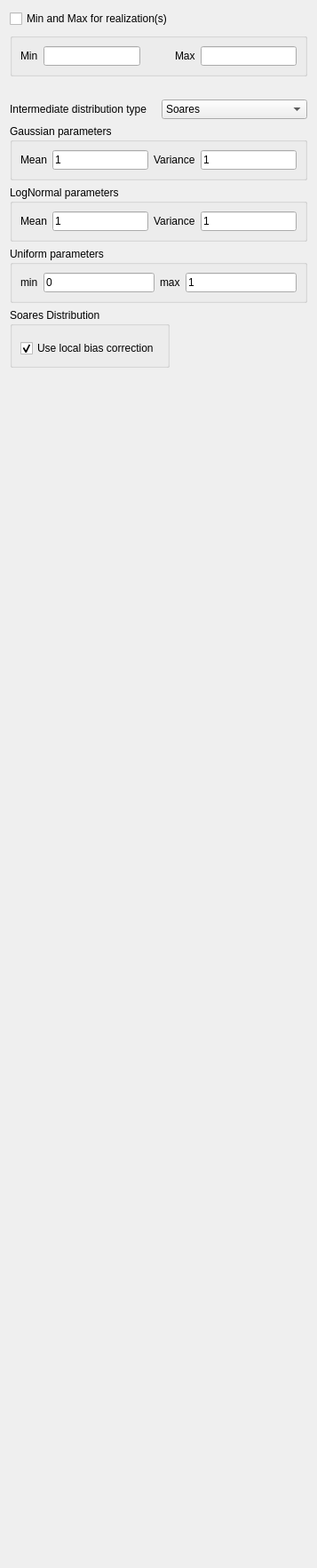
     <widget class="QWidget" name="tab4">
      <attribute name="title">
       <string>Distribution</string>
      </attribute>
      <layout class="QVBoxLayout">
       <item>
        <widget class="QCheckBox" name="Set_Realization_Min_Max">
         <property name="text">
          <string>Min and Max for realization(s)</string>
         </property>
        </widget>
       </item>
       <item>
        <widget class="GsTLGroupBox" name="RealMinMaxBox">
         <property name="title">
          <string/>
         </property>
         <property name="keyword" stdset="0">
          <string>Set_Realization_Min_Max</string>
         </property>
         <property name="displayed" stdset="0">
          <bool>false</bool>
         </property>
         <layout class="QVBoxLayout">
          <item>
           <layout class="QHBoxLayout">
            <item>
             <widget class="QLabel" name="TextLabel2_2_2_2_3_2">
              <property name="text">
               <string>Min</string>
              </property>
              <property name="wordWrap">
               <bool>false</bool>
              </property>
             </widget>
            </item>
            <item>
             <widget class="QLineEdit" name="Realization_Min">
              <property name="text">
               <string/>
              </property>
             </widget>
            </item>
            <item>
             <spacer name="spacer3_2">
              <property name="orientation">
               <enum>Qt::Horizontal</enum>
              </property>
              <property name="sizeType">
               <enum>QSizePolicy::Minimum</enum>
              </property>
              <property name="sizeHint" stdset="0">
               <size>
                <width>33</width>
                <height>20</height>
               </size>
              </property>
             </spacer>
            </item>
            <item>
             <widget class="QLabel" name="TextLabel2_2_2_2_3_2_2_2_2">
              <property name="text">
               <string>Max</string>
              </property>
              <property name="wordWrap">
               <bool>false</bool>
              </property>
             </widget>
            </item>
            <item>
             <widget class="QLineEdit" name="Realization_Max">
              <property name="text">
               <string/>
              </property>
             </widget>
            </item>
           </layout>
          </item>
         </layout>
        </widget>
       </item>
       <item>
        <spacer name="spacer17_2">
         <property name="orientation">
          <enum>Qt::Vertical</enum>
         </property>
         <property name="sizeType">
          <enum>QSizePolicy::Fixed</enum>
         </property>
         <property name="sizeHint" stdset="0">
          <size>
           <width>20</width>
           <height>20</height>
          </size>
         </property>
        </spacer>
       </item>
       <item>
        <layout class="QHBoxLayout">
         <item>
          <widget class="QLabel" name="TextLabel2_2_2_2_5_2">
           <property name="text">
            <string>Intermediate distribution type</string>
           </property>
           <property name="wordWrap">
            <bool>false</bool>
           </property>
          </widget>
         </item>
         <item>
          <widget class="QComboBox" name="cdf_type">
           <item>
            <property name="text">
             <string>Soares</string>
            </property>
           </item>
           <item>
            <property name="text">
             <string>LogNormal</string>
            </property>
           </item>
           <item>
            <property name="text">
             <string>Gaussian</string>
            </property>
           </item>
           <item>
            <property name="text">
             <string>Uniform</string>
            </property>
           </item>
          </widget>
         </item>
        </layout>
       </item>
       <item>
        <widget class="GsTLGroupBox" name="GaussianBox">
         <property name="title">
          <string>Gaussian parameters</string>
         </property>
         <property name="keyword" stdset="0">
          <string>Gaussian</string>
         </property>
         <property name="displayed" stdset="0">
          <bool>false</bool>
         </property>
         <layout class="QGridLayout">
          <item row="0" column="0">
           <widget class="QLabel" name="textLabel3_3_3_2">
            <property name="text">
             <string>Mean</string>
            </property>
            <property name="wordWrap">
             <bool>false</bool>
            </property>
           </widget>
          </item>
          <item row="0" column="1">
           <widget class="QLineEdit" name="Gaussian_mean">
            <property name="text">
             <string>1</string>
            </property>
           </widget>
          </item>
          <item row="0" column="2">
           <widget class="QLabel" name="textLabel4_3_3_2">
            <property name="text">
             <string>Variance</string>
            </property>
            <property name="wordWrap">
             <bool>false</bool>
            </property>
           </widget>
          </item>
          <item row="0" column="3">
           <widget class="QLineEdit" name="Gaussian_variance">
            <property name="text">
             <string>1</string>
            </property>
           </widget>
          </item>
         </layout>
        </widget>
       </item>
       <item>
        <widget class="GsTLGroupBox" name="logNormalBox">
         <property name="title">
          <string>LogNormal parameters</string>
         </property>
         <property name="keyword" stdset="0">
          <string>LogNormal</string>
         </property>
         <property name="displayed" stdset="0">
          <bool>false</bool>
         </property>
         <layout class="QGridLayout">
          <item row="0" column="0">
           <widget class="QLabel" name="textLabel3_3">
            <property name="text">
             <string>Mean</string>
            </property>
            <property name="wordWrap">
             <bool>false</bool>
            </property>
           </widget>
          </item>
          <item row="0" column="1">
           <widget class="QLineEdit" name="LN_mean">
            <property name="text">
             <string>1</string>
            </property>
           </widget>
          </item>
          <item row="0" column="2">
           <widget class="QLabel" name="textLabel4_3">
            <property name="text">
             <string>Variance</string>
            </property>
            <property name="wordWrap">
             <bool>false</bool>
            </property>
           </widget>
          </item>
          <item row="0" column="3">
           <widget class="QLineEdit" name="LN_variance">
            <property name="text">
             <string>1</string>
            </property>
           </widget>
          </item>
         </layout>
        </widget>
       </item>
       <item>
        <widget class="GsTLGroupBox" name="UniformBox">
         <property name="title">
          <string>Uniform parameters</string>
         </property>
         <property name="keyword" stdset="0">
          <string>Uniform</string>
         </property>
         <property name="displayed" stdset="0">
          <bool>false</bool>
         </property>
         <layout class="QGridLayout">
          <item row="0" column="0">
           <widget class="QLabel" name="textLabel3_3_2">
            <property name="text">
             <string>min</string>
            </property>
            <property name="wordWrap">
             <bool>false</bool>
            </property>
           </widget>
          </item>
          <item row="0" column="1">
           <widget class="QLineEdit" name="U_min">
            <property name="text">
             <string>0</string>
            </property>
           </widget>
          </item>
          <item row="0" column="2">
           <widget class="QLabel" name="textLabel4_3_2">
            <property name="text">
             <string>max</string>
            </property>
            <property name="wordWrap">
             <bool>false</bool>
            </property>
           </widget>
          </item>
          <item row="0" column="3">
           <widget class="QLineEdit" name="U_max">
            <property name="text">
             <string>1</string>
            </property>
           </widget>
          </item>
         </layout>
        </widget>
       </item>
       <item>
        <widget class="GsTLGroupBox" name="SoaresBox">
         <property name="sizePolicy">
          <sizepolicy hsizetype="Fixed" vsizetype="Fixed">
           <horstretch>0</horstretch>
           <verstretch>0</verstretch>
          </sizepolicy>
         </property>
         <property name="title">
          <string>Soares Distribution</string>
         </property>
         <property name="keyword" stdset="0">
          <string>Soares</string>
         </property>
         <property name="displayed" stdset="0">
          <bool>true</bool>
         </property>
         <layout class="QGridLayout">
          <item row="0" column="0">
           <widget class="NonParamCdfInput" name="nonParamCdf"/>
          </item>
          <item row="1" column="0">
           <widget class="QCheckBox" name="is_local_correction">
            <property name="text">
             <string>Use local bias correction</string>
            </property>
            <property name="checked">
             <bool>true</bool>
            </property>
           </widget>
          </item>
         </layout>
        </widget>
       </item>
       <item>
        <spacer name="spacer33_3_2_2_4">
         <property name="orientation">
          <enum>Qt::Vertical</enum>
         </property>
         <property name="sizeType">
          <enum>QSizePolicy::Expanding</enum>
         </property>
         <property name="sizeHint" stdset="0">
          <size>
           <width>20</width>
           <height>1340</height>
          </size>
         </property>
        </spacer>
       </item>
      </layout>
     </widget>
